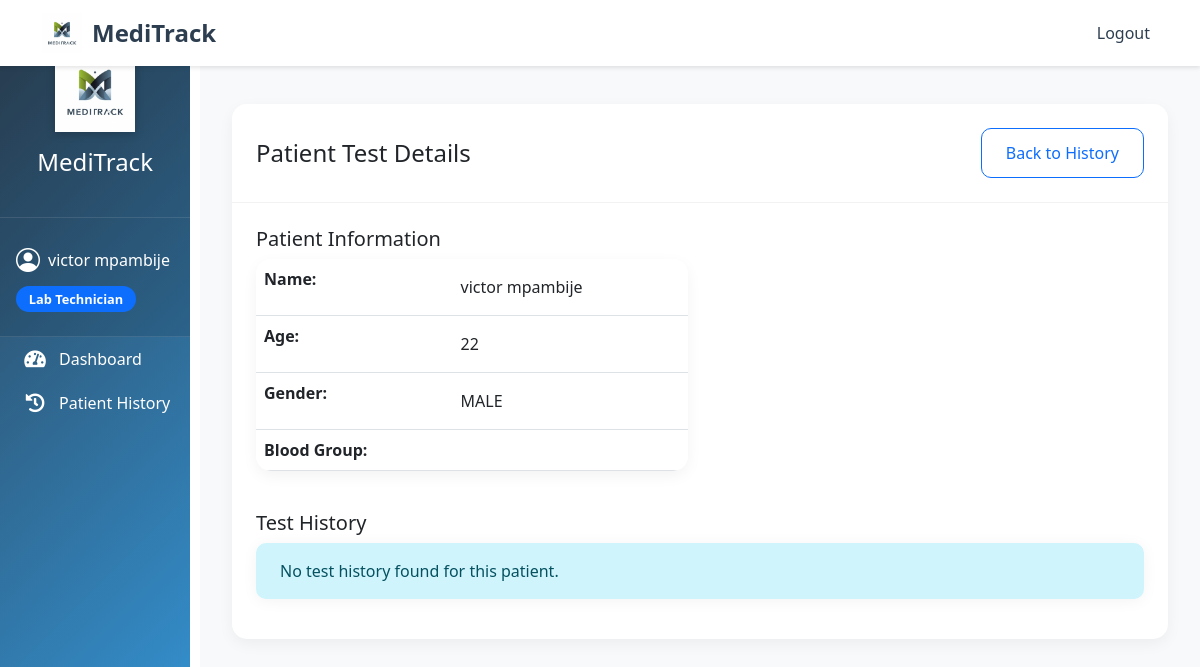
The app's page /api/medication-schedules/lab-technician/patient-history/10/ (signed in) with its own data.
### hospital/models.py (models this page shows, shortened)
class User(AbstractUser):
    ROLE_CHOICES = (
        ('DOCTOR', 'Doctor'),
        ('RECEPTIONIST', 'Receptionist'),
        ('PHARMACIST', 'Pharmacist'),
        ('LAB_TECHNICIAN', 'Lab Technician'),
    )
    role = models.CharField(max_length=20, choices=ROLE_CHOICES, null=True, blank=True)
    phone = models.CharField(max_length=15, null=True, blank=True)
    email = models.EmailField(unique=True)

class Patient(models.Model):
    user = models.OneToOneField(User, on_delete=models.CASCADE)
    address = models.TextField()
    date_of_birth = models.DateField()
    gender = models.CharField(max_length=10, choices=[('MALE', 'Male'), ('FEMALE', 'Female')], null=True)
    emergency_contact = models.CharField(max_length=20)
    status = models.CharField(
        max_length=20,
        choices=[
            ('WAITING', 'Waiting'),
            ('IN_LAB', 'In Lab'),
            ('IN_PHARMACY', 'In Pharmacy'),
            ('COMPLETED', 'Completed')
        ],
        default='WAITING'
    )
    created_at = models.DateTimeField(auto_now_add=True)
    updated_at = models.DateTimeField(auto_now=True)
    @property
    def age(self):
        today = timezone.now().date()
        return today.year - self.date_of_birth.year - ((today.month, today.day) < (self.date_of_birth.month, self.date_of_birth.day))
    class Meta:
        ordering = ['-created_at']

### hospital/views.py (the view)
# urls.py: path('lab-technician/patient-history/<int:patient_id>/', views.lab_technician_patient_detail, name='lab_technician_patient_detail'),
@login_required
def lab_technician_patient_detail(request, patient_id):
    if request.user.role != 'LAB_TECHNICIAN':
        raise PermissionDenied("You don't have permission to access this page.")
    patient = get_object_or_404(Patient, pk=patient_id)
    lab_tests = LabTest.objects.filter(
        appointment__patient=patient,
        status='COMPLETED'
    ).select_related(
        'appointment__doctor__user',
        'requested_by__user'
    ).order_by('-created_at')
    return render(request, 'lab_technician/patient_detail.html', {
        'patient': patient,
        'lab_tests': lab_tests
    })

### hospital/templates/lab_technician/patient_detail.html (shortened to what this page needs)
{% extends 'base.html' %}
{% block content %}
<div class="container mt-4">
    <div class="row">
        <div class="col-12">
            <div class="card">
                <div class="card-header d-flex justify-content-between align-items-center">
                    <h4 class="mb-0">Patient Test Details</h4>
                    <a href="{% url 'lab_technician_patient_history' %}" class="btn btn-outline-primary">
                        Back to History
                    </a>
                </div>
                <div class="card-body">
                    <div class="row mb-4">
                        <div class="col-md-6">
                            <h5>Patient Information</h5>
                            <table class="table">
                                <tr>
                                    <th>Name:</th>
                                    <td>{{ patient.user.get_full_name }}</td>
                                </tr>
                                <tr>
                                    <th>Age:</th>
                                    <td>{{ patient.age }}</td>
                                </tr>
                                <tr>
                                    <th>Gender:</th>
                                    <td>{{ patient.gender }}</td>
                                </tr>
                                <tr>
                                    <th>Blood Group:</th>
                                    <td>{{ patient.blood_group }}</td>
                                </tr>
                            </table>
                        </div>
                    </div>
                    <h5>Test History</h5>
                    {% if tests %}
                        <div class="table-responsive">
                            <table class="table table-striped">
                                <thead>
                                    <tr>
                                        <th>Test Name</th>
                                        <th>Requested By</th>
                                        <th>Request Date</th>
                                        <th>Completion Date</th>
                                        <th>Status</th>
                                        <th>Results</th>
                                    </tr>
                                </thead>
                                <tbody>
                                    {% for test in tests %}
                                        <tr>
                                            <td>{{ test.test_name }}</td>
                                            <td>Dr. {{ test.requested_by.user.get_full_name }}</td>
                                            <td>{{ test.request_date|date:"M d, Y" }}</td>
                                            <td>{{ test.completion_date|date:"M d, Y" }}</td>
                                            <td>
                                                <span class="badge bg-success">Completed</span>
                                            </td>
                                            <td>
                                                {% if test.results %}
                                                    <a href="{{ test.results.url }}" class="btn btn-sm btn-primary" target="_blank">
                                                        View Results
                                                    </a>
                                                {% else %}
                                                    <span class="text-muted">No results file</span>
                                                {% endif %}
                                            </td>
                                        </tr>
                                    {% endfor %}
                                </tbody>
                            </table>
                        </div>
                    {% else %}
                        <div class="alert alert-info">
                            No test history found for this patient.
                        </div>
                    {% endif %}
                </div>
            </div>
        </div>
    </div>
</div>
{% endblock %}

### hospital/templates/base.html (shortened to what this page needs)
{% load static %}
<!DOCTYPE html>
<html lang="en">
<head>
    <link href="https://cdn.jsdelivr.net/npm/bootstrap@5.3.0/dist/css/bootstrap.min.css" rel="stylesheet">
    <link href="https://cdn.jsdelivr.net/npm/bootstrap-icons@1.7.2/font/bootstrap-icons.css" rel="stylesheet">
    <link href="https://cdnjs.cloudflare.com/ajax/libs/font-awesome/5.15.4/css/all.min.css" rel="stylesheet">
    <link href="{% static 'css/custom.css' %}" rel="stylesheet">
</head>
<body>
    <nav class="navbar navbar-expand-lg fixed-top">
        <div class="container">
            <a class="navbar-brand" href="{% url 'home' %}">
                <img src="{% static 'images/logo.png' %}" alt="MediTrack Logo" class="navbar-logo">
                MediTrack
            </a>
            <div class="collapse navbar-collapse" id="navbarNav">
                <ul class="navbar-nav ms-auto">
                    {% if user.is_authenticated %}
                        <li class="nav-item">
                            <a class="nav-link" href="{% url 'logout' %}">Logout</a>
                        </li>
                    {% endif %}
                </ul>
            </div>
        </div>
    </nav>
    {% if user.is_authenticated %}
    <div class="container-fluid">
        <div class="row">
            <div class="col-md-3 col-lg-2 sidebar">
                <div class="sidebar-header">
                    <img src="{% static 'images/logo.png' %}" alt="MediTrack Logo" class="sidebar-logo">
                    <h4 class="text-white">MediTrack</h4>
                </div>
                <div class="sidebar-user">
                    <a href="{% url 'profile' %}" class="text-decoration-none">
                        <div class="user-info">
                            {% if user.staff_profile.profile_picture %}
                                <img src="{{ user.staff_profile.profile_picture.url }}" alt="Profile Picture"
                                     class="rounded-circle" style="width: 50px; height: 50px; object-fit: cover;">
                            {% else %}
                                <i class="bi bi-person-circle"></i>
                            {% endif %}
                            <span>{{ user.get_full_name|default:user.username }}</span>
                        </div>
                    </a>
                    <div class="user-role">
                        <span class="badge bg-primary">{{ user.get_role_display }}</span>
                    </div>
                </div>
                <ul class="nav flex-column">
                    {% if user.role == 'RECEPTIONIST' %}
                        <li class="nav-item">
                            <a class="nav-link {% if request.resolver_match.url_name == 'receptionist_dashboard' %}active{% endif %}"
                               href="{% url 'receptionist_dashboard' %}">
                                <i class="bi bi-speedometer2"></i> Dashboard
                            </a>
                        </li>
                        <li class="nav-item">
                            <a class="nav-link {% if request.resolver_match.url_name == 'patient_list' %}active{% endif %}"
                               href="{% url 'patient_list' %}">
                                <i class="bi bi-people"></i> All Patients
                            </a>
                        </li>
                        <li class="nav-item">
                            <a class="nav-link {% if request.resolver_match.url_name == 'add_patient' %}active{% endif %}"
                               href="{% url 'add_patient' %}">
                                <i class="bi bi-person-plus"></i> Add Patient
                            </a>
                        </li>
                        <li class="nav-item">
                            <a class="nav-link {% if request.resolver_match.url_name == 'appointment_list' %}active{% endif %}"
                               href="{% url 'appointment_list' %}">
                                <i class="bi bi-calendar"></i> Appointments
                            </a>
                        </li>
                        <li class="nav-item">
                            <a class="nav-link {% if request.resolver_match.url_name == 'add_appointment' %}active{% endif %}"
                               href="{% url 'add_appointment' %}">
                                <i class="bi bi-calendar-plus"></i> New Appointment
                            </a>
                        </li>
                    {% elif user.role == 'LAB_TECHNICIAN' %}
                        <li class="nav-item">
                            <a class="nav-link {% if request.resolver_match.url_name == 'lab_technician_dashboard' %}active{% endif %}" href="{% url 'lab_technician_dashboard' %}">
                                <i class="fas fa-tachometer-alt"></i> Dashboard
                            </a>
                        </li>
                        <li class="nav-item">
                            <a class="nav-link {% if request.resolver_match.url_name == 'lab_technician_patient_history' %}active{% endif %}" href="{% url 'lab_technician_patient_history' %}">
                                <i class="fas fa-history"></i> Patient History
                            </a>
                        </li>
                    {% endif %}
                </ul>
            </div>
            <div class="col-md-9 col-lg-10 main-content">
                {% block content %}{% endblock %}
            </div>
        </div>
    </div>
    {% else %}
    <div class="content-wrapper">
        {% block auth_content %}{% endblock %}
    </div>
    {% endif %}
</body>
</html>

### static/css/custom.css (style rules this page uses)
.card { border: none; transition: all 0.3s ease; box-shadow: 0 2px 15px rgba(0, 0, 0, 0.05); }
.btn { border-radius: 8px; padding: 0.75rem 1.5rem; font-weight: 500; transition: all 0.3s ease; }
.navbar { background: rgba(255, 255, 255, 0.95); backdrop-filter: blur(10px); box-shadow: 0 2px 10px rgba(0, 0, 0, 0.1); padding: 0.5rem 0; }
.navbar-brand { font-size: 1.5rem; font-weight: 700; color: #2c3e50; display: flex; align-items: center; gap: 0.5rem; }
.navbar-logo { height: 40px; width: auto; }
.nav-link { color: #2c3e50; font-weight: 500; padding: 0.5rem 1rem; transition: all 0.3s ease; }
.table { border-radius: 8px; overflow: hidden; box-shadow: 0 2px 15px rgba(0, 0, 0, 0.05); }
.alert { border-radius: 8px; border: none; box-shadow: 0 2px 15px rgba(0, 0, 0, 0.05); }
.sidebar { min-height: 100vh; background: linear-gradient(135deg, #2c3e50 0%, #3498db 100%); padding: 0; position: fixed; width: inherit; max-width: inherit; }
.sidebar-header { padding: 2rem 1rem; text-align: center; background: rgba(0, 0, 0, 0.1); border-bottom: 1px solid rgba(255, 255, 255, 0.1); }
.sidebar-logo { width: 80px; height: auto; margin-bottom: 1rem; filter: drop-shadow(0 2px 4px rgba(0, 0, 0, 0.2)); }
.sidebar-user { padding: 1.5rem 1rem; background: rgba(0, 0, 0, 0.1); border-bottom: 1px solid rgba(255, 255, 255, 0.1); }
.user-info { display: flex; align-items: center; gap: 0.5rem; color: white; margin-bottom: 0.5rem; }
.user-info i { font-size: 1.5rem; }
.user-role .badge { font-size: 0.8rem; padding: 0.4rem 0.8rem; border-radius: 20px; }
.sidebar .nav-link { color: rgba(255, 255, 255, 0.8); padding: 1rem 1.5rem; display: flex; align-items: center; gap: 0.75rem; transition: all 0.3s ease; border-left: 3px solid transparent; }
.sidebar .nav-link i { font-size: 1.2rem; width: 24px; text-align: center; }
.main-content { padding: 2rem; margin-left: 16.666667%; background: #f8f9fa; min-height: 100vh; }
@media (min-width: 992px) { .main-content { margin-left: 16.666667%; } }
.card { border: none; border-radius: 15px; box-shadow: 0 5px 15px rgba(0, 0, 0, 0.05); transition: all 0.3s ease; }
.card-header { background: white; border-bottom: 1px solid rgba(0, 0, 0, 0.05); padding: 1.5rem; border-radius: 15px 15px 0 0 !important; }
.card-body { padding: 1.5rem; }
.table { background: white; border-radius: 15px; overflow: hidden; box-shadow: 0 5px 15px rgba(0, 0, 0, 0.05); }
.table tbody td { padding: 1rem; vertical-align: middle; }
.btn { padding: 0.75rem 1.5rem; border-radius: 10px; font-weight: 500; transition: all 0.3s ease; }
.alert { border: none; border-radius: 10px; padding: 1rem 1.5rem; }

### hospital/templates/base.html (style rules this page uses)
.sidebar { min-height: 100vh; background-color: #343a40; padding-top: 20px; }
.sidebar .nav-link { color: #fff; padding: 10px 20px; }
.main-content { padding: 20px; padding-top: 80px; }
body { min-height: 100vh; display: flex; flex-direction: column; }
.navbar { background-color: #fff; box-shadow: 0 2px 4px rgba(0,0,0,0.1); }
.navbar-brand { display: flex; align-items: center; gap: 10px; }
.navbar-logo { height: 40px; width: auto; }

### records on screen
User: get_full_name "victor mpambije", role "Lab Technician"
Patient: user.get_full_name "victor mpambije", age "22", gender "MALE"
